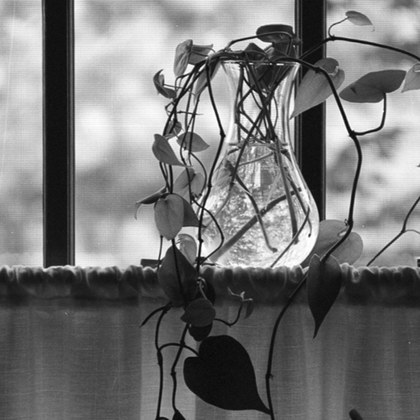
%> input picture ImageProcessing/images/vase.tif, 420 x 420 px, shrunk from 512 x 512 before the run
$ octave scriptIPidtw.m   (GNU Octave 9; MATLAB toolbox functions it lacks are replaced by stand-ins)
%> lines starting %> are read from the running program, lines starting %| are printed output that depends on the picture
### Lab3/Ex2/IPdwt2.m
function output = IPdwt2(image,jScale)
    output = image;
    for k = 1:jScale
        rows = size(output,1)/(2^(k-1));
        columns = size(output,2)/(2^(k-1));
        for i = 1:rows
            output(i,1:columns) = IPdwt(output(i,1:columns),1);
        end
        for j = 1:columns
            output(1:rows,j) = (IPdwt(output(1:rows,j)',1))';
        end
    end
end

### Lab3/Ex2/IPidwt2.m
function output = IPidwt2(image,jScale)
%IPIDWT2 Summary of this function goes here
%   Detailed explanation goes here
    output = image;
    for k = jScale:-1:1
        rows = size(output,1)/(2^(k-1));
        columns = size(output,2)/(2^(k-1));
        for j = 1:columns %applying funct based on loop is the most efficient
            output(1:rows,j) = (IPidwt(output(1:rows,j)',1))';
        end
        for i = 1:rows
            output(i,1:columns) = IPidwt(output(i,1:columns),1);
        end
    end
end

### Lab3/Ex2/scriptIPidtw.m
close all;
clc;
figure;
f = imread('vase.tif');
%> f is the input picture: size 420x420 uint8; min 6, max 255, mean 118.2
imshow(f);
figure;
g = double(f);
i = IPdwt2(g,2);
%> after the loop in IPdwt2, `for k = 1:jScale`:
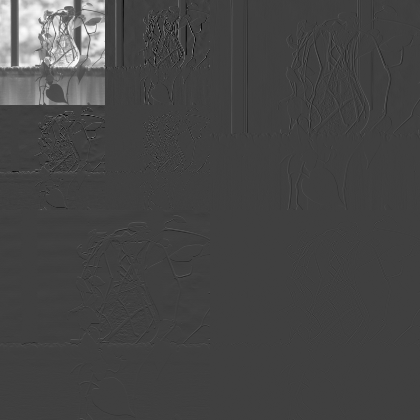
%> output: size 420x420 double; min -340.7, max 1010.7, mean 29.6; drawn with min black and max white
imshow(uint8(i));
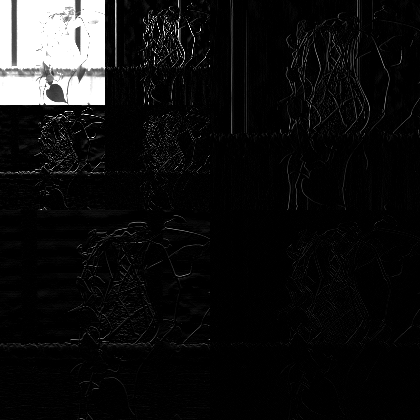
%> displayed picture: size 420x420, on the screen's scale of 0 to 255; min 0, max 255, mean 18
j = IPidwt2(i,2);
figure;
imshow(uint8(j));

$ run again, with ImageProcessing/images/WashingtonDC_Band1_564.tif copied over ImageProcessing/images/vase.tif
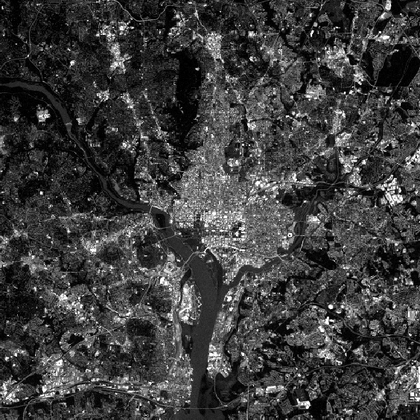
%> input picture ImageProcessing/images/WashingtonDC_Band1_564.tif, 420 x 420 px, shrunk from 564 x 564 before the run
%> f is the input picture: size 420x420 uint8; min 0, max 255, mean 62
%> after the loop in IPdwt2, `for k = 1:jScale`:
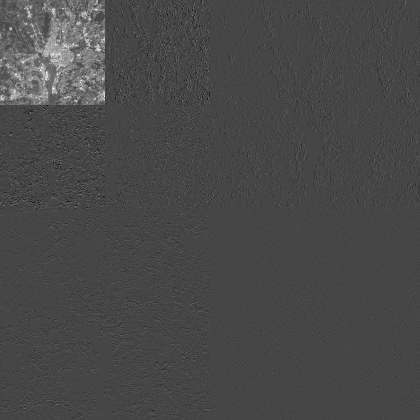
%> output: size 420x420 double; min -354, max 930.5, mean 15.4; drawn with min black and max white
%> `imshow(uint8(i));`:
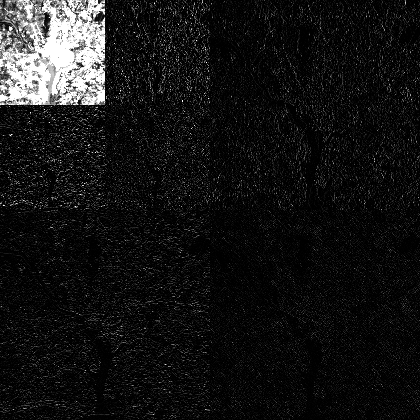
%> displayed picture: size 420x420, on the screen's scale of 0 to 255; min 0, max 255, mean 21.2
